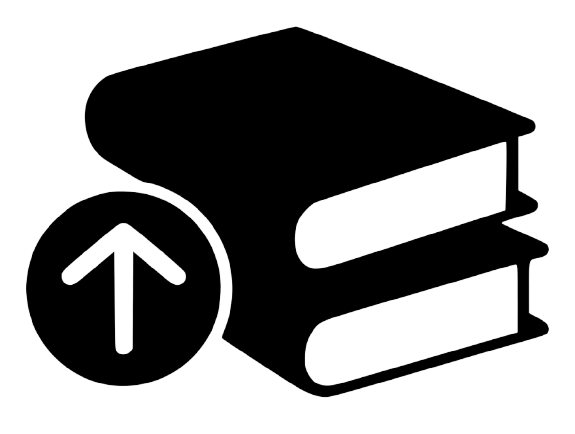
#> input picture Uploadbooks.png, 575 x 434 px, found by its file name; its folder holds 3 pictures in this run
$ python -i upload_ebooks.py   (imports and definitions only)   (older library calls are emulated)
#> lines starting #> are read from the running program, lines starting #| are printed output that depends on the picture
from tkinter import *
from tkinter import ttk, filedialog, scrolledtext, messagebox
from tkinter.font import BOLD
from PIL import Image, ImageTk
from db_conn import insertUpdateBookToDb, readFromDb
from helpers import check_front_end_space, check_single_quote

def upload_ebooks():
    global upload_ebooks_screen
    global uploadbooks_icon
    global upload_ebooks_image
    global search_combobox
    global book_name_entry
    global author_entry
    global summary_scrolledText
    global book_name
    global author
    global filename
    global bindata
    global lbl_no_file_chosen
    global txt_no_file_chosen
    global back_icon
    #variable declaration
    upload_ebooks_screen = Toplevel()
    uploadbooks_icon = ImageTk.PhotoImage(Image.open("uploadbooks.png").resize((80, 80), Image.ANTIALIAS))
    upload_ebooks_image = ImageTk.PhotoImage(Image.open("upload_ebooks_image.png").resize((360, 245), Image.ANTIALIAS))
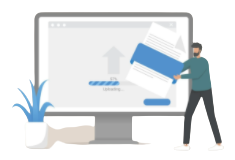
#> input picture upload_ebooks_image.png, 235 x 160 px
    book_name = StringVar()
    author = StringVar()
    #text variable declaration
    txt_upload_ebooks = "Upload / Add E-books"
    geometry_size = "1366x768"
    txt_book_category = "Select Book Category"
    txt_book_name = "Enter Book Name"
    txt_author = "Enter Author"
    txt_summary = "Enter Book Summary"
    txt_content = "Book Content"
    txt_file = "Upload File (.pdf)"
    txt_submit = "Submit"
    txt_no_file_chosen = "No File Chosen"
    #screen title,size, maximize windows
    upload_ebooks_screen.title(txt_upload_ebooks)
    upload_ebooks_screen.geometry(geometry_size)
    upload_ebooks_screen.state("zoomed")
    #back_button
    back_icon = ImageTk.PhotoImage(Image.open("back.png").resize((30, 30), Image.ANTIALIAS))
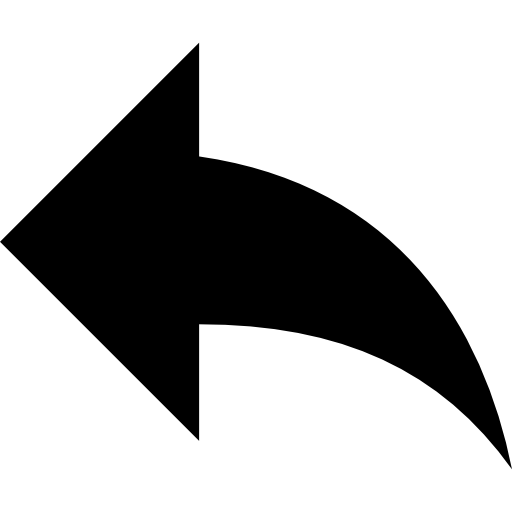
#> input picture back.png, 512 x 512 px
    Button(upload_ebooks_screen, image = back_icon, cursor="hand2", command = close_page).place(x=15,y=15)
    #page title
    Label(upload_ebooks_screen, image = uploadbooks_icon).place(x=80, y=40)
    Label(upload_ebooks_screen, image = upload_ebooks_image).place(x=1150, y=110)
    Label(upload_ebooks_screen, text = txt_upload_ebooks, font = ("Helvetica", 14, BOLD)).place(x=180, y = 70)
    #book_name
    Label(upload_ebooks_screen, text = txt_book_name, font = ("Helvetica", 12, BOLD), foreground = "blue").place(x=80,y=140)
    book_name_entry = Entry(upload_ebooks_screen, textvariable = book_name, font = "Helvetica 12", width=50)
    book_name_entry.place(x=80,y=170)
    book_name_entry.focus_set()
    #author
    Label(upload_ebooks_screen, text = txt_author, font = ("Helvetica", 12, BOLD), foreground = "blue").place(x=580,y=140)
    author_entry = Entry(upload_ebooks_screen, textvariable = author, font = "Helvetica 12", width=50)
    author_entry.place(x=580,y=170)
    #book category
    Label(upload_ebooks_screen, text = txt_book_category, font = ("Helvetica", 12, BOLD), foreground = "blue").place(x=80,y=210)
    search_combobox = ttk.Combobox(upload_ebooks_screen, values=("Action/Adventure", "Horror","Fantasy","Romance"), state = "readonly")
    search_combobox.place(x=80,y=240)
    #upload file
    Label(upload_ebooks_screen, text = txt_content, font = ("Helvetica", 12, BOLD), foreground = "blue").place(x=580,y=210)
    Button(upload_ebooks_screen, text= txt_file, font = ("Helvetica", 12, BOLD), foreground="black", background="light grey", width=16, cursor="hand2", command = UploadAction).place(x=580,y=240)
    lbl_no_file_chosen = Label(upload_ebooks_screen, text = txt_no_file_chosen, font = ("Helvetica", 12))
    lbl_no_file_chosen.place(x=760,y=245)
    #summary
    Label(upload_ebooks_screen, text = txt_summary, font = ("Helvetica", 12, BOLD), foreground = "blue").place(x=80,y=280)
    summary_scrolledText = scrolledtext.ScrolledText(upload_ebooks_screen, font = ("Helvetica", 12), width=105, height=10)
    summary_scrolledText.place(x=80,y=310)
    #Submit button
    Button(upload_ebooks_screen, text= txt_submit, font = ("Helvetica", 12, BOLD), foreground="white", background="blue", width=20, height=1, cursor="hand2", command = book_verify).place(x=590,y=550)

# [4 lines left out: function UploadAction, not called in this run]

def entry(entry):
   messagebox.showerror("Failed Upload", entry, parent = upload_ebooks_screen)

# [42 lines left out: functions book_verify, check_book_exist, add_book, not called in this run]

def close_page():
    upload_ebooks_screen.destroy()

>>> result = upload_ebooks()
